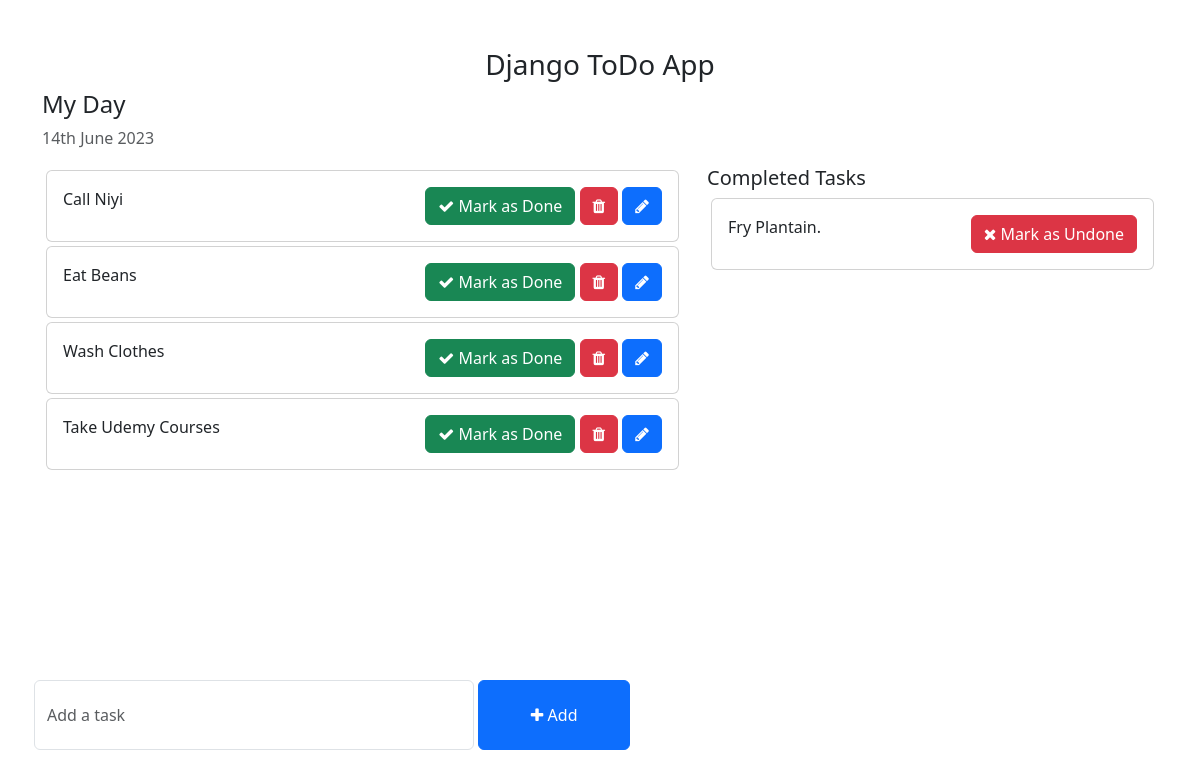
Before: / with the older database file.
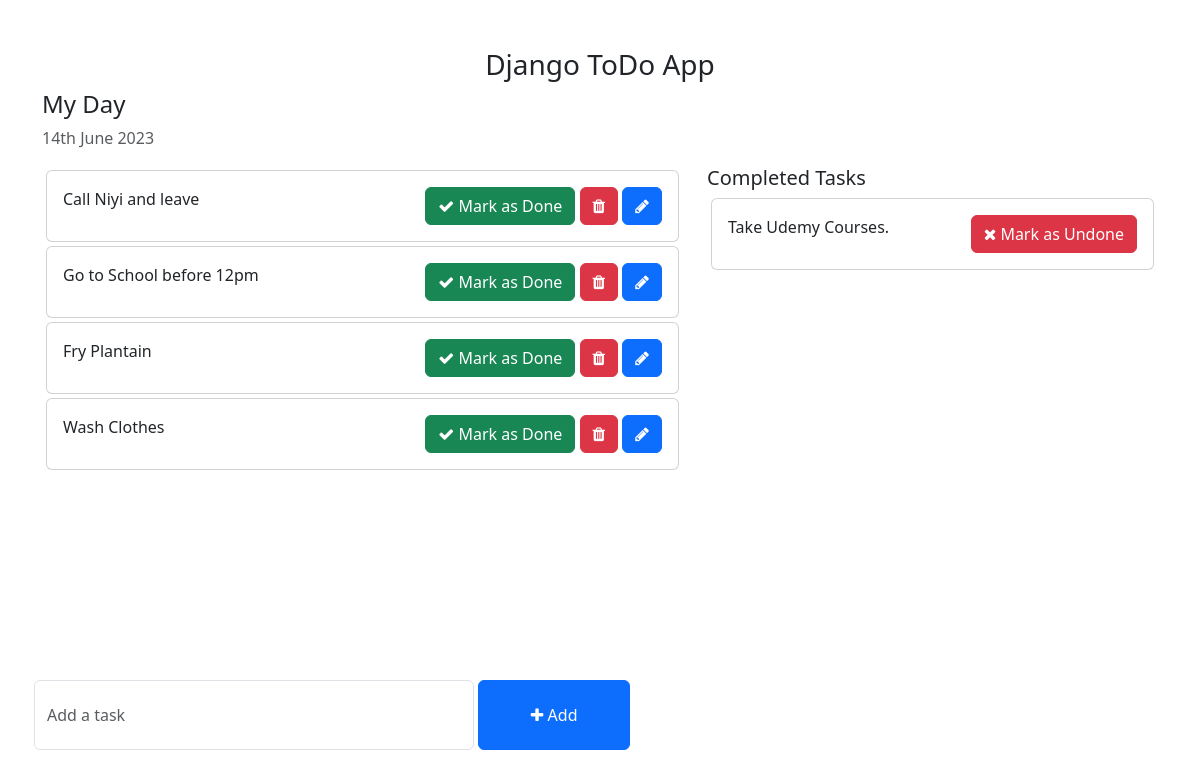
After: the same page with the newer database file.
### base/models.py (models this page shows, shortened)
class Task(models.Model):
    task = models.CharField(max_length=250)
    is_complete = models.BooleanField(default=False)
    created_at = models.DateTimeField(auto_now_add=True)
    updated_at = models.DateTimeField(auto_now=True)

### todo/views.py (the view)
# urls.py: 2. Add a URL to urlpatterns:  path('', views.home, name='home')
def home(request):
    tasks = Task.objects.filter(is_complete=False).order_by('-updated_at')
    completed_task = Task.objects.filter(is_complete=True)
    context = {
        'tasks': tasks,
        'completed_task': completed_task
    }
    return render(request, 'home.html', context)

### templates/home.html (shortened to what this page needs)
{% load static %}
<!DOCTYPE html>
<html lang="en">
<head>
    <link href="https://cdn.jsdelivr.net/npm/bootstrap@5.3.0-alpha1/dist/css/bootstrap.min.css" rel="stylesheet">
    <link rel="stylesheet" href="https://cdnjs.cloudflare.com/ajax/libs/font-awesome/4.7.0/css/font-awesome.min.css">
</head>
<body>
    <div class="container">
        <h3 class="pt-5 text-center">Django ToDo App</h3>
        <div class="row">
            <h4>My Day</h4>
            <p class="text-muted">{% now "jS F Y" %}</p>
            <div class="col-md-7 col-lg-7" style="height: 450px; overflow: scroll;">
                {% for task in tasks %}
                    <div class="card m-1">
                        <div class="card-body">
                            {{task.task}}
                            <span style="position: relative; float: right;">
                                <a href="{% url 'mark_as_done' task.pk %}" class="btn btn-success"><i class="fa fa-check"></i> Mark as Done</a>
                                <a href="{% url 'delete-task' task.pk %}" class="btn btn-danger"><i class="fa fa-trash"></i></a>
                                <a href="{% url 'edit-task' task.pk %}" class="btn btn-primary"><i class="fa fa-pencil"></i></a>
                            </span>
                        </div>
                    </div>
                {% endfor %}
            </div>
            <div class="col-md-5 col-lg-5">
                <h5>Completed Tasks</h5>
                {% for complete in completed_task %}
                    <div class="card m-1">
                        <div class="card-body">
                            {{complete.task}}.
                            <span style="position: relative; float: right;">
                                <a href="{% url 'mark_as_undone' complete.pk %}" class="btn btn-danger"><i class="fa fa-times"></i> Mark as Undone</a>
                            </span>
                        </div>
                    </div>
                {% endfor %}
            </div>
        </div>
        <div class="row">
            <div class="col-md-6 col-lg-6 p-0" style="position: absolute; bottom: 50px;">
                <form action="{% url 'add-task' %}" method="POST">
                    <div class="form-group">
                        <span style="display: flex;">
                            <input type="text" name="Task" class="form-control mx-1" placeholder="Add a task">
                            <button type="submit" class="btn btn-primary" style="width: 200px;"><i class="fa fa-plus"></i> Add</button>
                        </span>
                    </div>
                </form>
            </div>
        </div>
    </div>
</body>
</html>

### templates/home.html (style rules this page uses)
.form-control { padding: 1.375rem .75rem !important; }

Changed rows visible on the page:
removed Task: task "Eat Beans", shown under "My Day"
changed Task: task "Call Niyi" → "Call Niyi and leave"
added Task: task "Go to School before 12pm", shown under "My Day"
changed Task "Fry Plantain": moves from the list under "Completed Tasks" to the list under "My Day"
changed Task "Take Udemy Courses": moves from the list under "My Day" to the list under "Completed Tasks"
